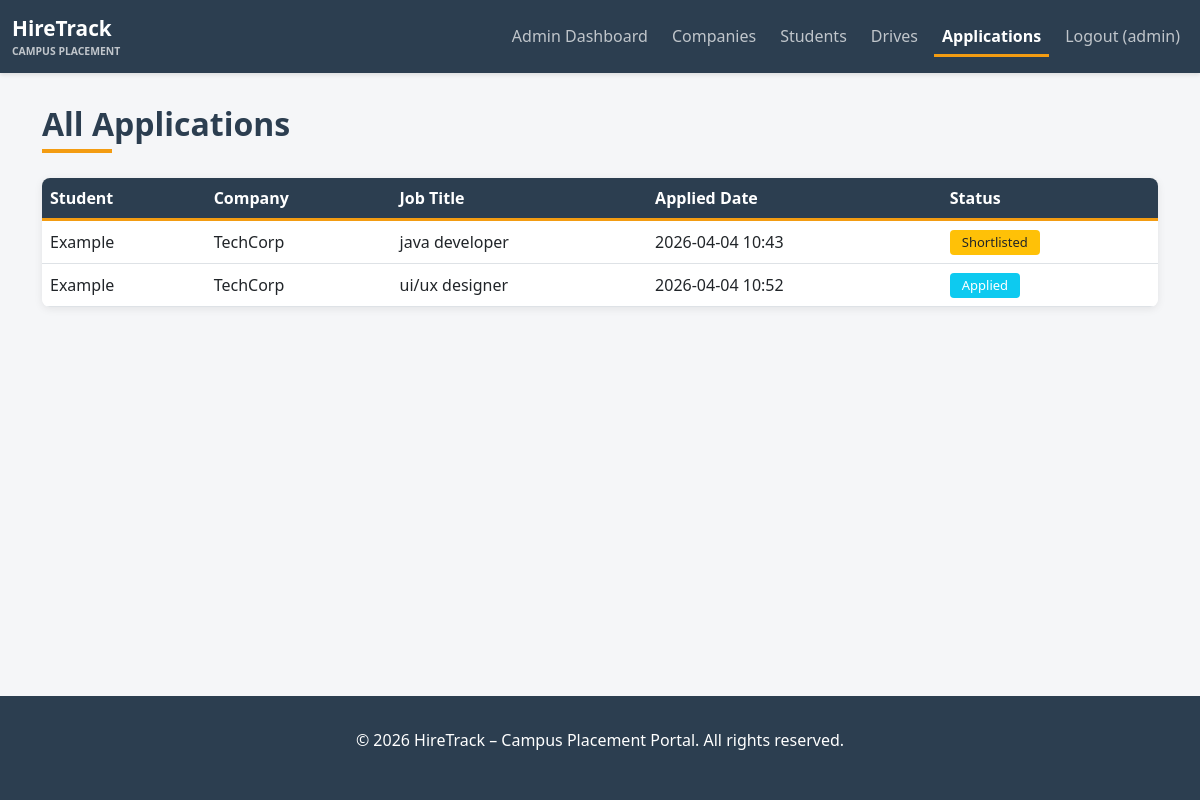
The page /admin/applications (signed in) on the database its author committed.
### app/models.py (models this page shows, shortened)
class Admin(UserMixin, db.Model):
    __tablename__ = 'admin'
    id = db.Column(db.Integer, primary_key=True)
    username = db.Column(db.String(120), unique=True, nullable=False, index=True)
    email = db.Column(db.String(120), unique=True, nullable=False, index=True)
    password_hash = db.Column(db.String(255), nullable=False)
    created_at = db.Column(db.DateTime, default=datetime.utcnow)

class Application(db.Model):
    __tablename__ = 'application'
    id = db.Column(db.Integer, primary_key=True)
    student_id = db.Column(db.Integer, db.ForeignKey('student.id'), nullable=False)
    drive_id = db.Column(db.Integer, db.ForeignKey('placement_drive.id'), nullable=False)
    status = db.Column(db.String(20), default='Applied')  # Applied, Shortlisted, Selected, Rejected
    applied_at = db.Column(db.DateTime, default=datetime.utcnow)
    updated_at = db.Column(db.DateTime, default=datetime.utcnow, onupdate=datetime.utcnow)
    __table_args__ = (db.UniqueConstraint('student_id', 'drive_id', name='unique_student_drive'),)

class Student(UserMixin, db.Model):
    __tablename__ = 'student'
    id = db.Column(db.Integer, primary_key=True)
    roll_number = db.Column(db.String(50), unique=True, nullable=False, index=True)
    name = db.Column(db.String(255), nullable=False)
    email = db.Column(db.String(120), unique=True, nullable=False, index=True)
    password_hash = db.Column(db.String(255), nullable=False)
    cgpa = db.Column(db.Float)
    branch = db.Column(db.String(100))
    resume_path = db.Column(db.String(255))
    is_active = db.Column(db.Boolean, default=True)
    is_blacklisted = db.Column(db.Boolean, default=False)
    created_at = db.Column(db.DateTime, default=datetime.utcnow)
    updated_at = db.Column(db.DateTime, default=datetime.utcnow, onupdate=datetime.utcnow)
    applications = db.relationship('Application', backref='student', lazy=True, cascade='all, delete-orphan')

class Company(UserMixin, db.Model):
    __tablename__ = 'company'
    id = db.Column(db.Integer, primary_key=True)
    company_name = db.Column(db.String(255), nullable=False, unique=True)
    email = db.Column(db.String(120), unique=True, nullable=False, index=True)
    password_hash = db.Column(db.String(255), nullable=False)
    hr_contact = db.Column(db.String(120), nullable=False)
    website = db.Column(db.String(255))
    approval_status = db.Column(db.String(20), default='Pending')  # Pending, Approved, Rejected
    is_active = db.Column(db.Boolean, default=True)
    created_at = db.Column(db.DateTime, default=datetime.utcnow)
    placement_drives = db.relationship('PlacementDrive', backref='company', lazy=True, cascade='all, delete-orphan')

class PlacementDrive(db.Model):
    __tablename__ = 'placement_drive'
    id = db.Column(db.Integer, primary_key=True)
    company_id = db.Column(db.Integer, db.ForeignKey('company.id'), nullable=False)
    job_title = db.Column(db.String(255), nullable=False)
    job_description = db.Column(db.Text, nullable=False)
    eligibility_criteria = db.Column(db.Text)
    salary = db.Column(db.String(100))
    application_deadline = db.Column(db.DateTime, nullable=False)
    status = db.Column(db.String(20), default='Pending')  # Pending, Approved, Closed, Rejected
    created_at = db.Column(db.DateTime, default=datetime.utcnow)
    updated_at = db.Column(db.DateTime, default=datetime.utcnow, onupdate=datetime.utcnow)
    applications = db.relationship('Application', backref='placement_drive', lazy=True, cascade='all, delete-orphan')

### app/routes.py (the view)
@admin_bp.route('/applications')
@admin_required
def view_applications():
    page = request.args.get('page', 1, type=int)
    applications = Application.query.paginate(page=page, per_page=10)
    return render_template('admin/manage_applications.html', applications=applications)

### app/routes.py (called while the page is built)
def admin_required(f):
    @wraps(f)
    def decorated_function(*args, **kwargs):
        if not current_user.is_authenticated or not isinstance(current_user, Admin):
            flash('You must be logged in as admin to access this page.', 'danger')
            return redirect(url_for('auth.login'))
        return f(*args, **kwargs)
    return decorated_function

### app/templates/admin/manage_applications.html (shortened to what this page needs)
{% extends "base.html" %}
{% block content %}
<div class="container">
<div class="mb-4">
<h2 class="admin-title mb-1">All Applications</h2>
<div class="admin-accent"></div>
</div>
<div class="table-container">
<div class="table-responsive">
<table class="table table-hover align-middle mb-0">
<thead>
<tr>
<th>Student</th>
<th>Company</th>
<th>Job Title</th>
<th>Applied Date</th>
<th>Status</th>
</tr>
</thead>
<tbody>
{% if applications.items %}
{% for app in applications.items %}
<tr>
<td>{{ app.student.name }}</td>
<td>{{ app.placement_drive.company.company_name }}</td>
<td>{{ app.placement_drive.job_title }}</td>
<td>{{ app.applied_at.strftime('%Y-%m-%d %H:%M') }}</td>
<td>
{% if app.status == 'Applied' %}
<span class="badge bg-info">Applied</span>
{% elif app.status == 'Shortlisted' %}
<span class="badge bg-warning text-dark">Shortlisted</span>
{% elif app.status == 'Selected' %}
<span class="badge bg-success">Selected</span>
{% else %}
<span class="badge bg-danger">Rejected</span>
{% endif %}
</td>
</tr>
{% endfor %}
{% else %}
<tr>
<td colspan="5" class="text-center text-muted py-4">
No applications found
</td>
</tr>
{% endif %}
</tbody>
</table>
</div>
</div>
</div>
{% endblock %}

### app/templates/base.html (shortened to what this page needs)
<!DOCTYPE html>
<html lang="en">
<head>
<link rel="stylesheet" href="https://cdn.jsdelivr.net/npm/bootstrap@5.1.3/dist/css/bootstrap.min.css">
</head>
<body>
<nav class="navbar navbar-expand-lg navbar-dark">
<div class="container-fluid">
<a class="navbar-brand d-flex align-items-center" href="{{ url_for('main.index') }}">
<div>
<div style="font-weight:700;font-size:1.3rem;">HireTrack</div>
<div style="font-size:0.65rem;opacity:0.7;">CAMPUS PLACEMENT</div>
</div>
</a>
<div class="collapse navbar-collapse" id="navbarNav">
<ul class="navbar-nav ms-auto gap-2">
{% if current_user.is_authenticated %}
{% if current_user.__class__.__name__ == 'Admin' %}
<li class="nav-item">
<a class="nav-link {% if request.endpoint=='admin.dashboard' %}active{% endif %}"
href="{{ url_for('admin.dashboard') }}">Admin Dashboard</a>
</li>
<li class="nav-item">
<a class="nav-link {% if request.endpoint=='admin.manage_companies' %}active{% endif %}"
href="{{ url_for('admin.manage_companies') }}">Companies</a>
</li>
<li class="nav-item">
<a class="nav-link {% if request.endpoint=='admin.manage_students' %}active{% endif %}"
href="{{ url_for('admin.manage_students') }}">Students</a>
</li>
<li class="nav-item">
<a class="nav-link {% if request.endpoint=='admin.manage_drives' %}active{% endif %}"
href="{{ url_for('admin.manage_drives') }}">Drives</a>
</li>
<li class="nav-item">
<a class="nav-link {% if request.endpoint=='admin.view_applications' %}active{% endif %}"
href="{{ url_for('admin.view_applications') }}">Applications</a>
</li>
{% endif %}
<li class="nav-item">
<a class="nav-link" href="{{ url_for('auth.logout') }}">
Logout ({{ current_user.username if current_user.__class__.__name__ == 'Admin' else current_user.company_name if current_user.__class__.__name__ == 'Company' else current_user.name }})
</a>
</li>
{% endif %}
</ul>
</div>
</div>
</nav>
<div class="container-main">
{% block content %}{% endblock %}
</div>
<footer>
<p>&copy; 2026 HireTrack – Campus Placement Portal. All rights reserved.</p>
</footer>
</body>
</html>

### app/templates/base.html (style rules this page uses)
:root { --primary-color:#2c3e50; --secondary-color:#3498db; --success-color:#27ae60; --danger-color:#e74c3c; --warning-color:#f39c12; }
body { font-family:'Segoe UI',Tahoma,Geneva,Verdana,sans-serif; background-color:#f5f6f8; }
.navbar { background-color:var(--primary-color); box-shadow:0 2px 4px rgba(0,0,0,0.1); }
.navbar-brand { font-weight:700; font-size:1.5rem; }
.container-main { margin-top:2rem; margin-bottom:2rem; }
html, body { height: 100%; }
body { display: flex; flex-direction: column; }
.container-main { flex: 1; }
.table { background-color:white; border-radius:8px; }
.badge { padding:0.5rem 1rem; font-weight:500; }
.nav-link { color:rgba(255,255,255,0.7)!important; transition:all 0.2s ease; }
.nav-link.active { color:white!important; border-bottom:3px solid #f39c12; font-weight:600; padding-bottom:6px; }
footer { background-color:var(--primary-color); color:white; padding:2rem 0; margin-top:3rem; text-align:center; }

### app/templates/admin/manage_applications.html (style rules this page uses)
.admin-title { font-weight:700; color:#2c3e50; }
.admin-accent { border-bottom:4px solid #f39c12; width:70px; margin-top:6px; margin-bottom:25px; }
.table-container { background:white; border-radius:8px; box-shadow:0 2px 8px rgba(0,0,0,0.08); overflow:hidden; }
.table thead { background:#2c3e50; border-bottom:3px solid #f39c12; color:white; }
.badge { padding:6px 12px; font-size:13px; }

### rows shown on the page
Admin: username "admin"
Application: student.name "Example", placement_drive.company.company_name "TechCorp", placement_drive.job_title "java developer", applied_at "2026-04-04 10:43", status "Shortlisted"
Application: student.name "Example", placement_drive.company.company_name "TechCorp", placement_drive.job_title "ui/ux designer", applied_at "2026-04-04 10:52", status "Applied"
